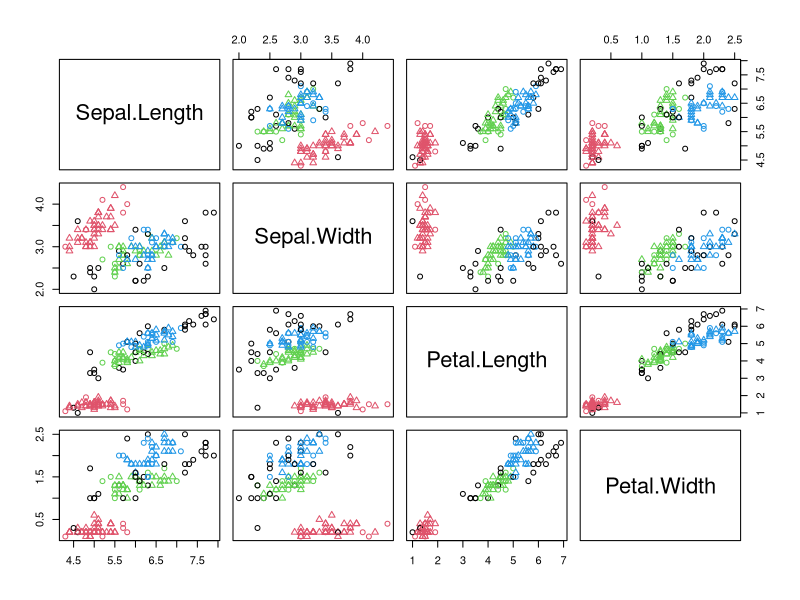
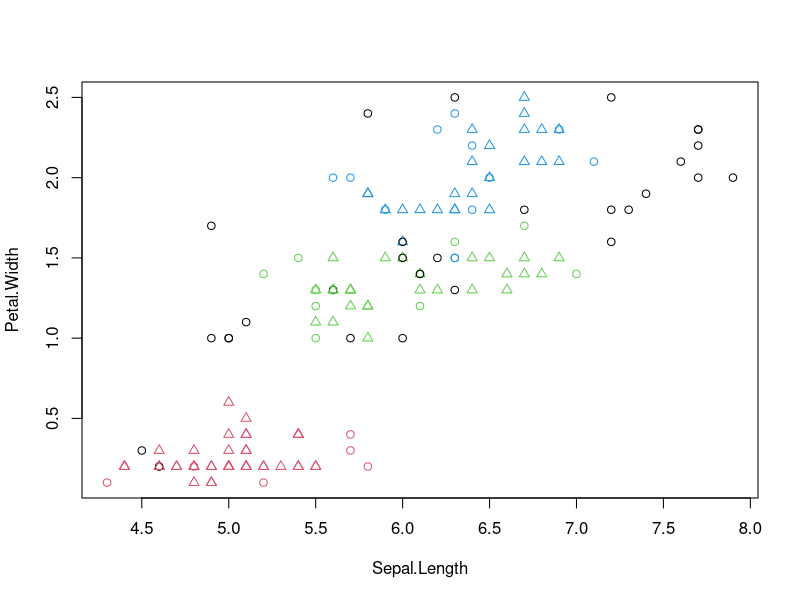

R code for these plots, in order:
install.packages("fpc")
library(fpc)
iris1 <- iris[-5]
set.seed(220)
ds <- dbscan(iris1, eps = 0.42, MinPts = 5)
ds
table(ds$cluster, iris$Species)
plot(ds, iris1)
plot(ds, iris1[,c(1,4)])
